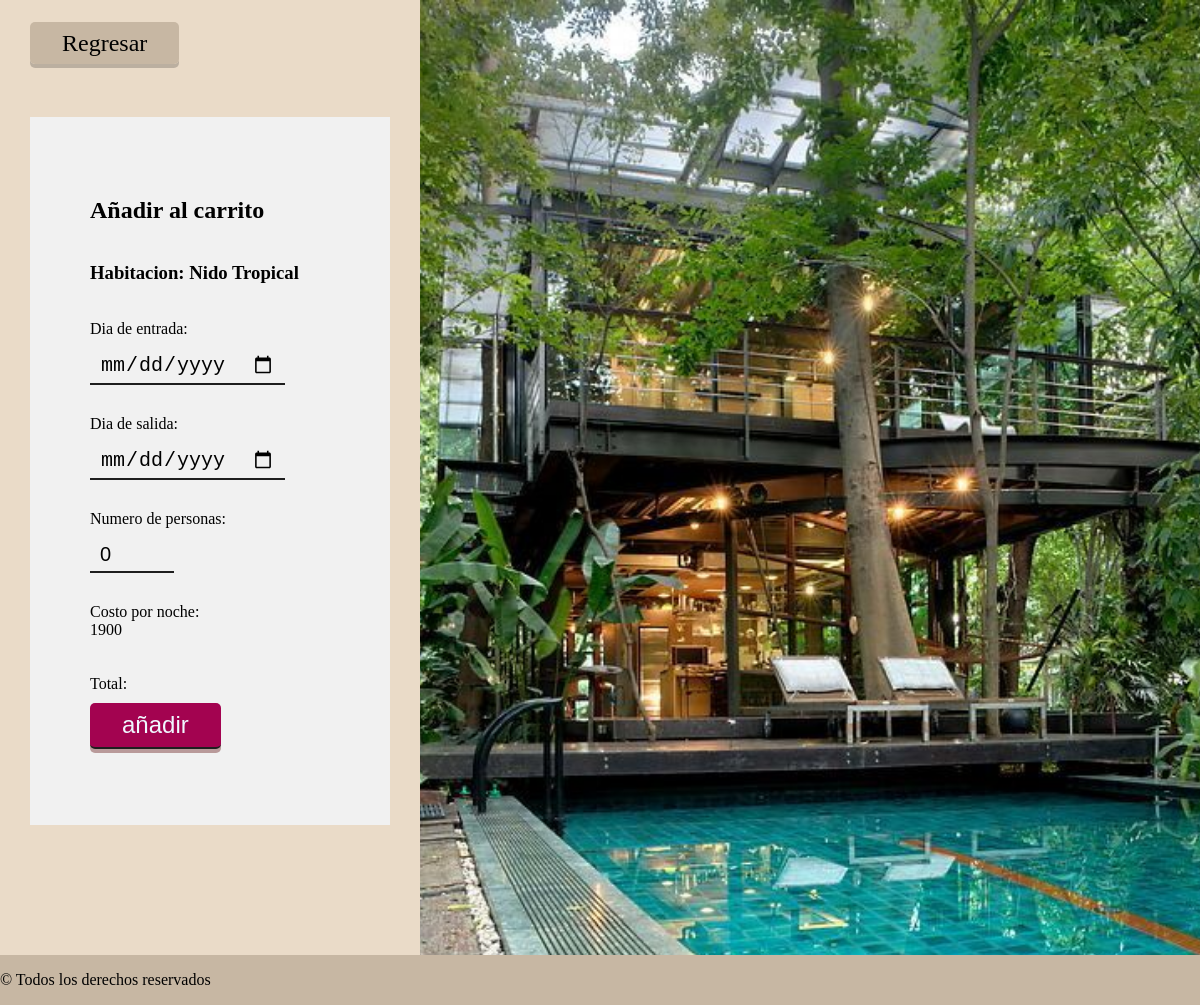
Page /src/cliente/view/carrito.php?id=4 (signed in) on the committed database.
### tables this page shows
CREATE TABLE `habitaciones` (
  `idhabitacion` int(11) NOT NULL,
  `nombre` varchar(45) DEFAULT NULL,
  `categoria` enum('Estandar','Deluxe','Suite') DEFAULT NULL,
  `disponibles` int(1) DEFAULT NULL,
  `numHabitaciones` int(11) NOT NULL,
  `descripcion` varchar(250) DEFAULT NULL,
  `costoPorNoche` int(11) NOT NULL,
  `capacidadDePersonas` int(11) DEFAULT NULL,
  `urlImagen` varchar(500) DEFAULT NULL
);

### src/servidor/reservacion.php (the view, shortened to what this page needs)
<?php
    function reservar($id, $entrada, $salida, $personas){
        $conexionSql = new Conexiondb();
        $conexionSql = $conexionSql->getConnection();
        $peticion = "SELECT * FROM habitaciones WHERE idhabitacion = $id";
        $resultado = $conexionSql->query($peticion);
        $html = '';
        while($registro = $resultado->fetch_assoc()){
            $html .= '<input type="hidden" id="idhabitacion" value="'.$registro['idhabitacion'].'">';
            $html .= '<h3><label>Habitacion: '.$registro['nombre'].'</label></h3> <br><br>';
            $html .= '<label>Dia de entrada: </label>';
            $html .= '<input type="date" id="entrada" value='.$entrada.'>';
            $html .= '<label>Dia de salida: </label>';
            $html .= '<input type="date" id="salida" value='.$salida.'>';
            $html .= '<label>Numero de personas:</label>';
            $html .= '<input type="number" min="1" max="10" maxlength="3" id="numPersonas" value='.$personas.'>';
            $html .= '<label>Costo por noche: <div id="costoPorNoche">'.$registro['costoPorNoche'].'</div></label><br>';
            $html .= '<input type="hidden" id="capacidad" value="'.$registro['capacidadDePersonas'].'"><br>';
            $html .= '<label>Total: <div id="total"></div></label>';
        }
        echo $html;
        return $html;
    }
    function obtenerImagen($id){
        $conexionSql = new Conexiondb();
        $conexionSql = $conexionSql->getConnection();
        $peticion = "SELECT urlImagen FROM habitaciones WHERE idhabitacion = $id";
        $resultado = $conexionSql->query($peticion);
        if ($resultado && $fila = $resultado->fetch_assoc()) {
            $urlImagen = $fila['urlImagen'];
            $imagenHtml = '<img src="../recursos/img/habitaciones/' . $urlImagen . '" alt="imagen de fondo" id="idImagenFondo">';
            echo $imagenHtml;
            return $urlImagen;
        } else {
            echo "No se encontró la imagen.";
            return null;
        }
    }
?>

### src/cliente/css/anadirCarro.css (style rules this page uses)
html { box-sizing: border-box; }
*, *::before, *::after { box-sizing: inherit; }
body { background-color: #EADBC8; font-family: Georgia; margin: 0; }
aside img { width: 100%; height: 100%; object-fit: cover; object-position: center; }
h3 { margin: 0; }
form input, form select { margin: 10px auto 30px 0; appearance: none; margin-right: auto; border: none; background: transparent; border-bottom: 2px solid #1E1E1E; font-size: 1.25rem; transition: border-color 0.3s; padding: 5px 10px; outline: none; }

### rows in the picture
habitaciones: urlImagen (picture), nombre "Nido Tropical", costoPorNoche "1900"
